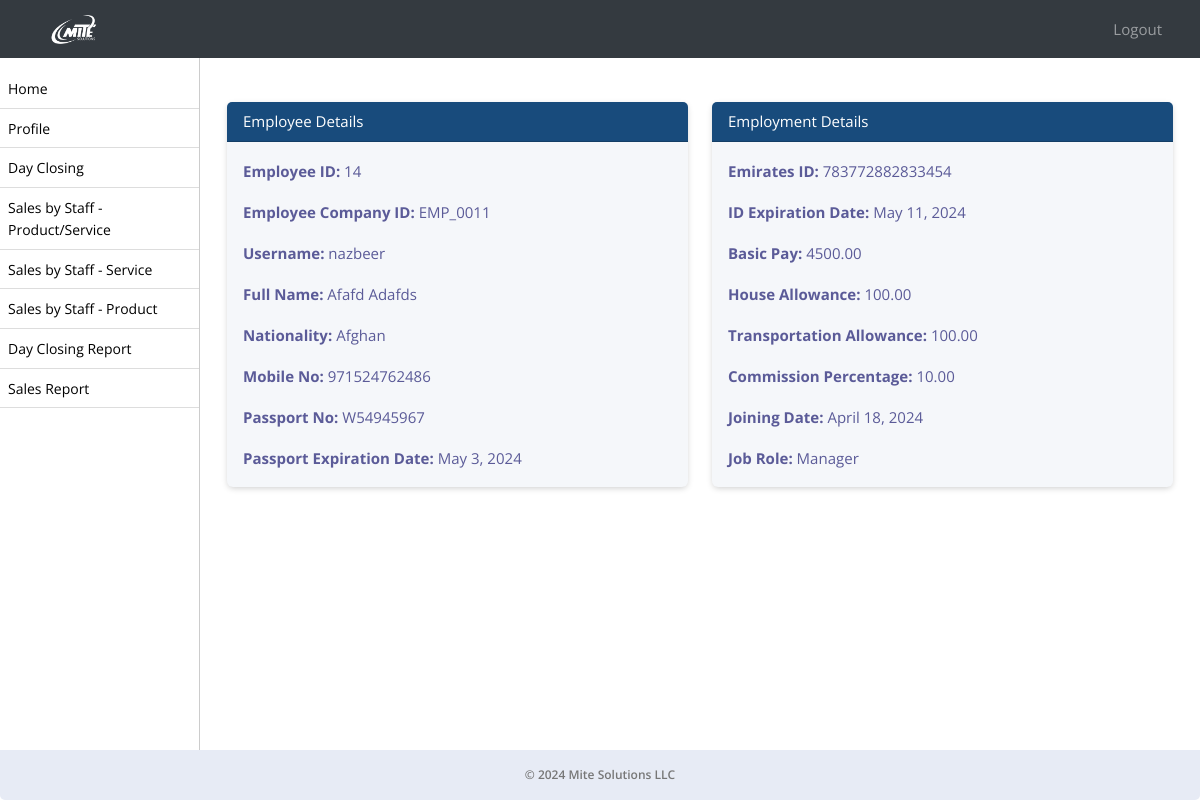
The page /profile/ (signed in) on the database its author committed.
### ezshopapp/models.py (models this page shows, shortened)
class Module(models.Model):
    URL_CHOICES = [
        ('/sale/dayclosing/', 'Day Closing'),
        ('/dayclosing/admin/', 'Admin Day Closing'),
        ('/sale/sales-by-staff-item-service/', 'Sales by Staff - Product/Service'),
        ('/sale/sales-by-staff-service/', 'Sales by Staff - Service'),
        ('/sale/sales-by-staff-item/', 'Sales by Staff - Product'),
        ('/sale/day-closing-report/', 'Day Closing Report'),
        ('/sale/sales-report/', 'Sales Report'),
    ]
    URL_NAMES = [
        ('Day Closing', '/sale/dayclosing/'),
        ('Admin Day Closing', '/dayclosing/admin/'),
        ('Sales by Staff - Product/Service', '/sale/sales-by-staff-item-service/'),
        ('Sales by Staff - Service', '/sale/sales-by-staff-service/'),
        ('Sales by Staff - Product', '/sale/sales-by-staff-item/'),
        ('Day Closing Report', '/sale/day-closing-report/'),
        ('Sales Report', '/sale/sales-report/'),
    ]
    url = models.CharField(max_length=150, choices=URL_CHOICES, null=True, verbose_name='Page Name')
    name = models.CharField(max_length=50, choices=URL_NAMES, null=True, verbose_name='Page URL')
    created_on = models.DateTimeField(auto_now_add=True, null=True)

class Employee(models.Model):
    employee_id = models.CharField(max_length=10, unique=True)
    username = models.CharField(max_length=50, null=True)
    password = models.CharField(max_length=50, null=True)
    business_profile = models.CharField(max_length=255, null=True)
    business_profile_id = models.IntegerField(null=True)
    first_name = models.CharField(max_length=255)
    second_name = models.CharField(max_length=255)
    nationality = models.CharField(max_length=255)
    mobile_no = models.CharField(max_length=20, blank=True, null=True)
    passport_no = models.CharField(max_length=20, unique=True)
    passport_expiration_date = models.DateField()
    emirates_id = models.CharField(max_length=20, unique=True)
    id_expiration_date = models.DateField()
    basic_pay = models.DecimalField(max_digits=10, decimal_places=2)
    house_allowance = models.DecimalField(max_digits=10, decimal_places=2, default=0)
    transportation_allowance = models.DecimalField(max_digits=10, decimal_places=2, default=0)
    commission_percentage = models.DecimalField(max_digits=5, decimal_places=2, default=0, validators=[MinValueValidator(0)])
    joining_date = models.DateField()
    job_role = models.ForeignKey(Role, on_delete=models.SET_NULL, null=True)
    is_employee = models.BooleanField(default=True)
    created_on = models.DateTimeField(auto_now_add=True, null=True)

class Role(models.Model):
    name = models.CharField(max_length=255)
    modules = models.ManyToManyField(Module, default=None)
    business_profile = models.ForeignKey(BusinessProfile, on_delete=models.CASCADE, default=None, null=True)
    is_employee = models.BooleanField(default=True)
    created_on = models.DateTimeField(auto_now_add=True, null=True)
    def __str__(self):
        return self.name

### ezshopapp/views.py (the view)
# urls.py: path('profile/', employee_profile, name='employee_profile'),
def employee_profile(request):
    employee_id = request.session.get('employee_id')
    employee = get_object_or_404(Employee, id=employee_id)
    role = Role.objects.filter(name=employee.job_role).first()
    active_modules = role.modules.all()
    context = {
        'employee': employee,
        'active_modules': active_modules,
    }
    return render(request, 'employee_profile.html', context)

### ezshopapp/templates/employee_profile.html (shortened to what this page needs)
{% extends 'emp_base.html' %}
{% block content %}
<div class="container mt-3">
    <div class="row">
        <div class="col-md-6">
            <div class="card">
                <div class="card-header">
                    Employee Details
                </div>
                <div class="card-body">
                    <p><strong>Employee ID:</strong> {{ employee.id }}</p>
                    <p><strong>Employee Company ID:</strong> {{ employee.employee_id }}</p>
                    <p><strong>Username:</strong> {{ employee.username }}</p>
                    <p class="text-capitalize"><strong>Full Name:</strong> {{ employee.first_name }} {{ employee.second_name }}</p>
                    <p><strong>Nationality:</strong> {{ employee.nationality }}</p>
                    <p><strong>Mobile No:</strong> {{ employee.mobile_no }}</p>
                    <p><strong>Passport No:</strong> {{ employee.passport_no }}</p>
                    <p><strong>Passport Expiration Date:</strong> {{ employee.passport_expiration_date }}</p>
                </div>
            </div>
        </div>
        <div class="col-md-6">
            <div class="card">
                <div class="card-header">
                    Employment Details
                </div>
                <div class="card-body">
                    <p><strong>Emirates ID:</strong> {{ employee.emirates_id }}</p>
                    <p><strong>ID Expiration Date:</strong> {{ employee.id_expiration_date }}</p>
                    <p><strong>Basic Pay:</strong> {{ employee.basic_pay }}</p>
                    <p><strong>House Allowance:</strong> {{ employee.house_allowance }}</p>
                    <p><strong>Transportation Allowance:</strong> {{ employee.transportation_allowance }}</p>
                    <p><strong>Commission Percentage:</strong> {{ employee.commission_percentage }}</p>
                    <p><strong>Joining Date:</strong> {{ employee.joining_date }}</p>
                    <p><strong>Job Role:</strong> {{ employee.job_role }}</p>
                </div>
            </div>
        </div>
    </div>
</div>
{% endblock %}

### ezshopapp/templates/emp_base.html (shortened to what this page needs)
{% load static %}
<!DOCTYPE html>
<html lang="en">
<head>
    <link rel="stylesheet" href="https://stackpath.bootstrapcdn.com/bootstrap/4.3.1/css/bootstrap.min.css">
    <link href="../../static/js/style.css" rel="stylesheet">
    <link rel="stylesheet" type="text/css" href="https://cdn.datatables.net/1.11.5/css/jquery.dataTables.css">
    <link rel="stylesheet" href="https://use.fontawesome.com/releases/v5.8.2/css/all.css">
    <link rel="stylesheet" href="https://cdn.datatables.net/1.10.24/css/dataTables.bootstrap4.min.css"/>
    <link rel="stylesheet" type="text/css" href="https://cdn.jsdelivr.net/npm/daterangepicker/daterangepicker.css" />
<link rel="stylesheet" href="https://cdn.datatables.net/2.0.2/css/dataTables.bootstrap5.css">
<link rel="stylesheet" href="https://cdn.datatables.net/responsive/3.0.0/css/responsive.bootstrap5.css">
<link rel="stylesheet" type="text/css" href="https://cdn.datatables.net/buttons/2.2.2/css/buttons.bootstrap5.min.css">
</head>
<body>
<nav class="navbar navbar-expand-lg navbar-dark bg-dark fixed-top">
    <a class="navbar-brand text-left" href="/employee-dashboard/">
         <img src="../../static/assets/logo.png" alt="Mite Solutions"  style="filter: brightness(0) invert(1);" width="5%">
    </a>
    <div class="collapse navbar-collapse" id="navbarNav">
        <ul class="navbar-nav ml-auto pl-3">
                <a class="nav-link" href="{% url 'employee_logout' %}" id="logout-link">Logout</a>
        </ul>
    </div>
</nav>
<div id="sidebar">
<ul id="font-c" style="max-height: 400px; overflow-y: scroll;">
    <li><a href="/employee-dashboard/">Home</a></li>
    <li><a href="/profile/">Profile</a></li>
    {% for module in active_modules %}
        <li>
            <a href="{{ module.url }}">{{ module.name }}</a>
        </li>
    {% endfor %}
</ul>
</div>
<div id="content">
    {% block content %}{% endblock %}
    <footer class="footer mt-auto py-3 bg-light">
        <div class="container text-center">
            <span class="text-muted">&copy; 2024 Mite Solutions LLC</span>
        </div>
    </footer>
</div>
</body>
</html>

### ezshopapp/templates/emp_base.html (style rules this page uses)
body, p, h1, h2, h3, h4, h5, h6, a, li, label, input, div, span, small { font-family: "Open Sans", sans-serif !important; }
.bg-light { border-bottom-right-radius:5px; border-bottom-left-radius:5px; font-weight: 600; color:#000; }
#font-c>li>a { font-size:14px !important; }
body { padding-top: 56px; background-color: #ffffff !important; }
#sidebar { height: 100%; width: 200px; position: fixed; top: 0; left: 0; background-color: #fff; padding-top: 36px; border-right:1px solid #ccc; }
#content { margin-left: 200px; padding: 15px; }
#sidebar ul { list-style: none; padding: 0; }
#sidebar ul li { padding: 8px; border-bottom: 1px solid #ddd; }
#sidebar ul li a { text-decoration: none; color: #000; }
.navbar-brand { margin-left: 4%; }
.card { border:0px !important; margin-top:15px; margin-bottom:15px; box-shadow: 0px 2px 6px -1px #ccc; }
.card-header { background-color: #184b7c !important; color:#fff !important; }
a { text-decoration: none !important; }
.bg-dark { background-color: #343a40 !important; }
.navbar-nav.ml-auto { margin-right: 15px; }
.navbar-nav.ml-auto a { color: #fff; margin-right: 15px; }
.footer { position: fixed; left: 0; z-index: 1; bottom: 0; width: 100%; font-size:12px; background-color: #343a40; color: #fff; padding: 8px 0; }
.text-muted { color:#777 !important; }

### rows shown on the page
Module: name "Day Closing"
Module: name "Sales by Staff - Product/Service"
Module: name "Sales by Staff - Service"
Module: name "Sales by Staff - Product"
Module: name "Day Closing Report"
Module: name "Sales Report"
Employee: id "14", employee_id "EMP_0011", username "nazbeer", first_name "Afafd", second_name "Adafds", nationality "Afghan", mobile_no "971524762486", passport_no "W54945967", passport_expiration_date "May 3, 2024", emirates_id "783772882833454", id_expiration_date "May 11, 2024", basic_pay "4500.00", house_allowance "100.00", transportation_allowance "100.00", commission_percentage "10.00", joining_date "April 18, 2024", job_role "Manager"
